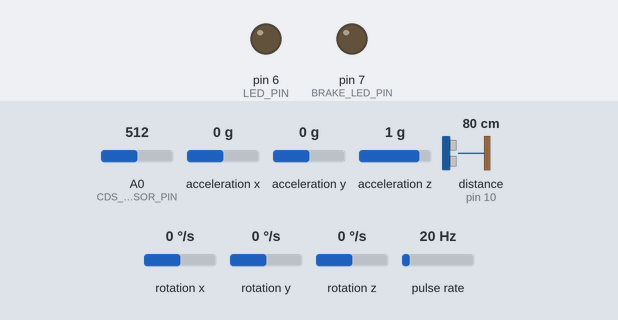
The sketch below on a simulated Arduino Leonardo, built with avr-gcc and run on an emulated ATmega32U4. On the bench: output pins drawn as LEDs (lit = HIGH). Wiring (inferred from the names in the program): ultrasonic range finder: trigger pin 9; echo pin 10; pulse sensor: data pin 2. The inputs (shaded band) are chosen by the test bench; at power-on: A0 (CDS_SENSOR_PIN) = 512, acceleration x 0 g, acceleration z 1 g, pulse rate 20 Hz, acceleration y 0 g, distance to the obstacle (sensor on pin 10) 80 cm, rotation x 0 °/s, rotation y 0 °/s, rotation z 0 °/s. The echo pulse lasts 58.3 µs per cm; pins used as bus, display or sensor lines are not drawn; what the sketch prints to the serial monitor is not drawn.

Above: at 1.2 s.
1.3 s: A0 (CDS_SENSOR_PIN) set to 319
At 4.6 s:
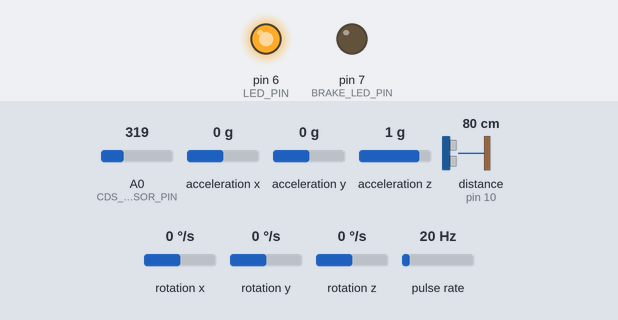
7.6 s: A0 (CDS_SENSOR_PIN) set to 286
At 10.4 s:
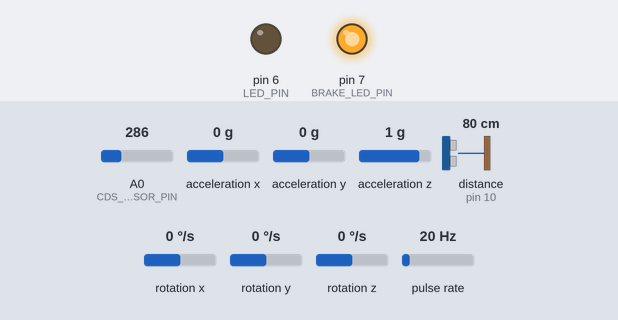
12.2 s: acceleration x set to -1.4 g
18.2 s: acceleration z set to 1.4 g
20.5 s: pulse rate (sensor on pin 2) set to 19 Hz
At 24.6 s:
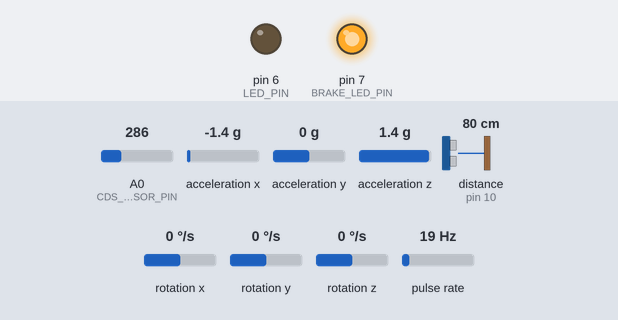
24.9 s: pulse rate (sensor on pin 2) set to 100 Hz
Timing chart, 0 to 31.2 s (numbered marks = the images above; inputs shaded):
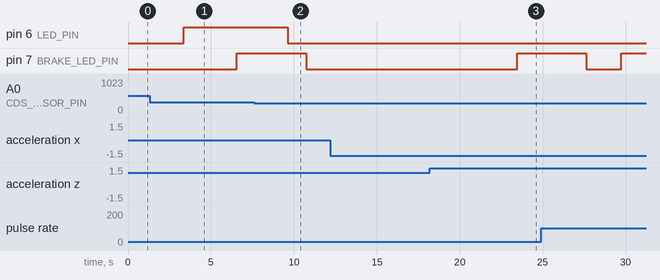

The sketch:

bicycle.ino
```cpp
#include <Wire.h>
#include <MPU6050.h>

#define BT_SERIAL Serial1
#define TRIG_PIN 9
#define ECHO_PIN 10
#define CDS_SENSOR_PIN A0
#define LED_PIN 6
#define WARNING_DISTANCE 50
#define HALL_SENSOR_PIN 2
#define BRAKE_LED_PIN 7

float previousSpeed = 0;
const float BRAKE_THRESHOLD = 2.0; // 속도가 2km 이상 감소할 때
const float ACCEL_THRESHOLD = 1.1;
const float TILT_ANGLE_THRESHOLD = 45.0;
const int LIGHT_THRESHOLD = 300;
const unsigned long SENSOR_UPDATE_INTERVAL = 500;
const unsigned long MPU_UPDATE_INTERVAL = 500;
const unsigned long SPEED_UPDATE_INTERVAL = 500;
const unsigned long ACCIDENT_TIME_THRESHOLD = 5000;
const unsigned long BRAKE_LIGHT_DURATION = 4000;

volatile unsigned long lastWheelTime = 0;
volatile float wheelRPM = 0;
const float WHEEL_CIRCUMFERENCE = 2.1; // 휠 둘레 (미터 단위)

unsigned long lastUpdateTime = 0;
unsigned long lastMpuUpdateTime = 0;
unsigned long lastSpeedUpdateTime = 0;
unsigned long accidentStartTime = 0; // 사고 감지 시작 시간
unsigned long brakeLightOnTime = 0; // 브레이크 점등 시작 시간

MPU6050 mpu; //

// 상태 변수
bool isTilted = false;
bool isImpactDetected = false;
bool accidentDetected = false; // 사고 감지 여부

void wheelRotationDetected() {
  unsigned long currentTime = millis();
  unsigned long timeDifference = currentTime - lastWheelTime;

  // 자석이 회전하며 인식되는 속도 50ms 이하일 경우 값 무시
  if (timeDifference > 50) {
    wheelRPM = (60.0 / (timeDifference / 1000.0));
    lastWheelTime = currentTime;
  }
}

float calculateSpeed() {
  unsigned long currentTime = millis();

  // 마지막 회전 감지 이후 2초 이후 RPM 0 값으로 초기화
  if (currentTime - lastWheelTime > 2000) {
    wheelRPM = 0;
  }

  return (wheelRPM * WHEEL_CIRCUMFERENCE * 60.0) / 1000.0;
}

void setup() {
  Serial.begin(9600);
  BT_SERIAL.begin(9600);

  pinMode(TRIG_PIN, OUTPUT);
  pinMode(ECHO_PIN, INPUT);
  pinMode(LED_PIN, OUTPUT);
  pinMode(HALL_SENSOR_PIN, INPUT_PULLUP);
  pinMode(BRAKE_LED_PIN, OUTPUT);

  Wire.begin();
  mpu.initialize();

  if (mpu.testConnection()) {
    Serial.println("자이로 센서 연결 성공");
  } else {
    Serial.println("자이로 센서 연결 실패");
  }

  attachInterrupt(digitalPinToInterrupt(HALL_SENSOR_PIN), wheelRotationDetected, FALLING);
}

void loop() {
  unsigned long currentTime = millis();

  if (currentTime - lastUpdateTime >= SENSOR_UPDATE_INTERVAL) {
    lastUpdateTime = currentTime;

    float distance = getAverageDistance();
    sendSensorData("DISTANCE", (int)distance);
    delay(100);

    bool warningState = (distance > 0 && distance <= WARNING_DISTANCE);
    sendSensorData("WARNING", warningState ? 1 : 0);
    delay(100);

    int lightValue = analogRead(CDS_SENSOR_PIN);
    sendSensorData("LIGHT", lightValue);
    delay(100);

    static unsigned long lastLightChange = 0;
    if (currentTime - lastLightChange > 2000) {
      if (lightValue > LIGHT_THRESHOLD) {
        digitalWrite(LED_PIN, HIGH);
        sendSensorData("LED", 1);
      } else {
        digitalWrite(LED_PIN, LOW);
        sendSensorData("LED", 0);
      }
      lastLightChange = currentTime;
    }
    delay(100);
  }

  if (currentTime - lastMpuUpdateTime >= MPU_UPDATE_INTERVAL) {
    lastMpuUpdateTime = currentTime;
    analyzeMPU6050(currentTime);
  }

  if (currentTime - lastSpeedUpdateTime >= SPEED_UPDATE_INTERVAL) {
  lastSpeedUpdateTime = currentTime;

    float currentSpeed = calculateSpeed();
    sendSensorData("SPEED", currentSpeed);

    static bool brakeActive = false;
    static bool initialized = false;

    if (!initialized) {
      previousSpeed = currentSpeed;
      initialized = true;
    }

    float speedDrop = previousSpeed - currentSpeed;

    // 시리얼 출력은 정상 점등/소등 확인 용도
    if (!brakeActive &&
      previousSpeed >= 5.0 &&
      currentSpeed >= 0.0 &&
      speedDrop >= BRAKE_THRESHOLD) {
      digitalWrite(BRAKE_LED_PIN, HIGH);
      brakeLightOnTime = currentTime;
      brakeActive = true;
      Serial.println("BRAKE ON");
    }

    if (brakeActive && (currentTime - brakeLightOnTime >= BRAKE_LIGHT_DURATION)) {
      digitalWrite(BRAKE_LED_PIN, LOW);
      brakeActive = false;
      Serial.println("BRAKE OFF");
    }

    previousSpeed = currentSpeed;
  }
}

void sendSensorData(String key, float value) {
  String jsonBuffer = "{\"" + key + "\":" + String(value, 1) + "}\n";
  BT_SERIAL.print(jsonBuffer + "\n");
  Serial.println(jsonBuffer);
  delay(200);
}

void analyzeMPU6050(unsigned long currentTime) {
  int16_t ax, ay, az, gx, gy, gz;

  if (!mpu.testConnection()) return;

  mpu.getMotion6(&ax, &ay, &az, &gx, &gy, &gz);

  float accelX = ax / 16384.0, accelY = ay / 16384.0, accelZ = az / 16384.0;
  float totalAccel = sqrt(accelX * accelX + accelY * accelY + accelZ * accelZ);

  bool impactNow = (totalAccel > ACCEL_THRESHOLD);
  if (impactNow) {
    isImpactDetected = true;
  }

  sendSensorData("IMPACT", isImpactDetected ? 1 : 0);
  delay(100);

  float tiltAngle = sqrt(pow(atan2(accelY, accelZ) * 180 / PI, 2) +
                         pow(atan2(accelX, accelZ) * 180 / PI, 2));

  sendSensorData("TILT", tiltAngle);
  delay(100);

  bool tiltNow = (tiltAngle > TILT_ANGLE_THRESHOLD);

  if (tiltNow) {
    isTilted = true;
  }

  if (isTilted) {
    Serial.println("넘어짐 감지");
  }

  if (isTilted && !tiltNow) {
    isTilted = false;
    accidentDetected = false;
    isImpactDetected = false;
    sendSensorData("ACCIDENT", 0);
    Serial.println("정상각도로 복귀 - 사고 감지 해제");
  }

  if (isTilted && isImpactDetected) {
    if (!accidentDetected) {
      accidentStartTime = currentTime;
      accidentDetected = true;
    } else if (currentTime - accidentStartTime >= ACCIDENT_TIME_THRESHOLD) {
      sendSensorData("ACCIDENT", 1);
      Serial.println("사고 발생 감지 (5초 이상 복귀 안됨)");
    }
  }
}

float measureDistance() {
  static float lastValidDistance = 100;

  digitalWrite(TRIG_PIN, LOW);
  delayMicroseconds(2);
  digitalWrite(TRIG_PIN, HIGH);
  delayMicroseconds(10);
  digitalWrite(TRIG_PIN, LOW);

  long duration = pulseIn(ECHO_PIN, HIGH, 50000);

  if (duration == 0) {
    return lastValidDistance;
  }

  float distance = (duration * 0.0343) / 2.0;

  if (distance > 400 || distance < 0) {
    return lastValidDistance;
  }

  lastValidDistance = distance;
  return distance;
}

float getAverageDistance() {
  float totalDistance = 0;
  int validSamples = 0;
  const int sampleCount = 5;

  for (int i = 0; i < sampleCount; i++) {
    float distance = measureDistance();
    if (distance != -1) {
      totalDistance += distance;
      validSamples++;
    }
    delay(10);
  }

  return (validSamples == 0) ? -1 : totalDistance / validSamples;
} 
```

Measured:
- the behaviour switches between 301 and 300 on A0 (CDS_SENSOR_PIN) (found by bisection; images 1 and 2)
- after the input at 7.6 s, pin 6 (LED_PIN): HIGH → LOW after 2.0 s
- after the input at 12.2 s, every drawn part: stays the same
- after the input at 18.2 s, every drawn part: stays the same
- after the input at 20.5 s, pin 7 (BRAKE_LED_PIN): LOW → HIGH after 3.0 s
